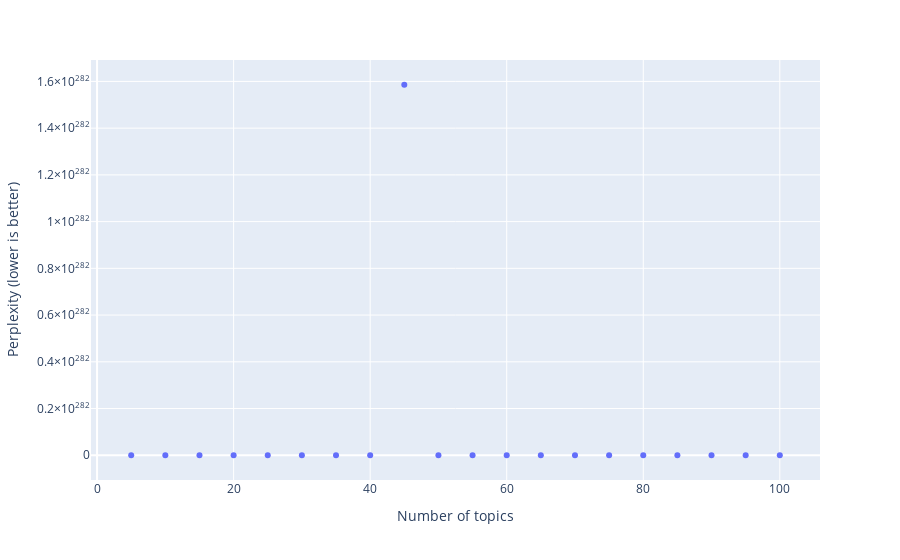
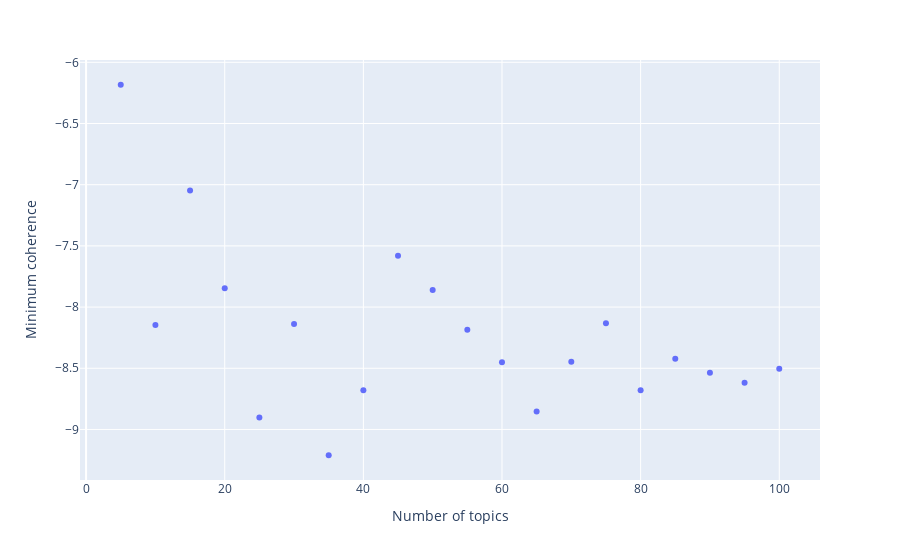
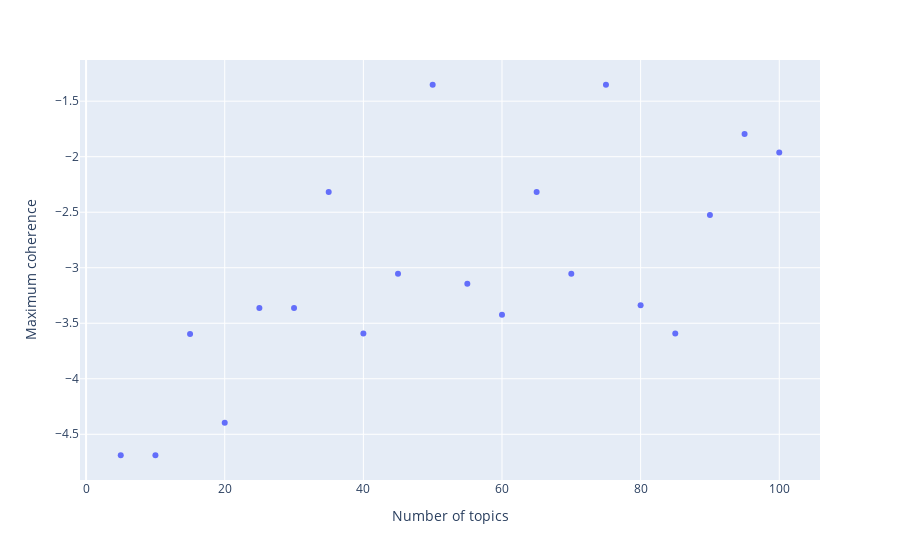
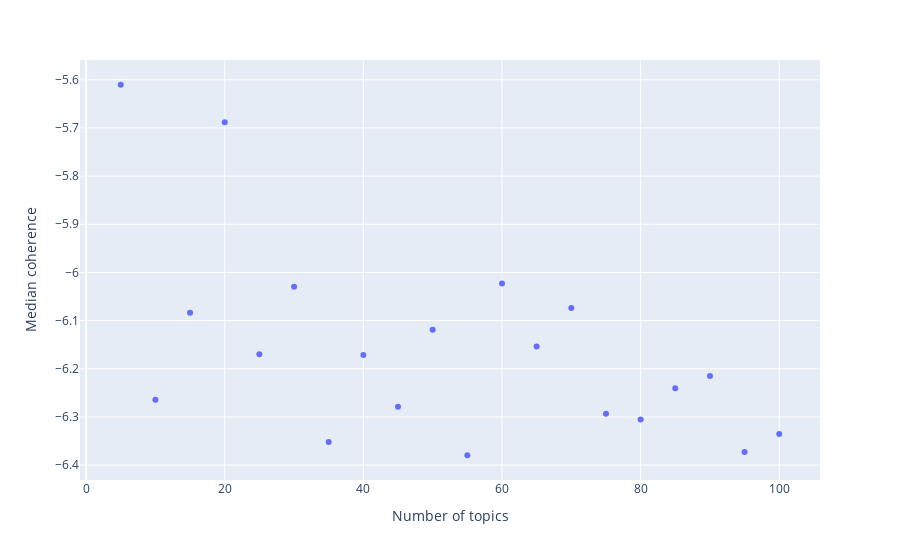

Notebook cell for these charts, in order:
### Code cell
fig = px.scatter(x=numbers_of_topic, y=perplexity_results, log_y=False, labels={"y": "Perplexity (lower is better)", "x": "Number of topics"})
fig.show()

fig = px.scatter(x=numbers_of_topic, y=min_coherences, log_y=False, labels={"y": "Minimum coherence", "x": "Number of topics"})
fig.show()

fig = px.scatter(x=numbers_of_topic, y=max_coherences, log_y=False, labels={"y": "Maximum coherence", "x": "Number of topics"})
fig.show()

fig = px.scatter(x=numbers_of_topic, y=median_coherences, log_y=False, labels={"y": "Median coherence", "x": "Number of topics"})
fig.show()

### Figure 1 — Plotly figure (JSON) as saved in the notebook; plotly's stock layout.template omitted (floating-point values rounded to 4 significant figures)
{"data": [{"hovertemplate": "Number of topics=%{x}<br>Perplexity (lower is better)=%{y}<extra></extra>", "legendgroup": "", "marker": {"color": "#636efa", "symbol": "circle"}, "mode": "markers", "name": "", "orientation": "v", "showlegend": false, "type": "scatter", "x": [5, 10, 15, 20, 25, 30, 35, 40, 45, 50, 55, 60, 65, 70, 75, 80, 85, 90, 95, 100], "xaxis": "x", "y": [247.8, 3587000000.0, 7.77e+104, 0.009933, 1.218e+224, 6.06e+56, 3.957e-38, 7.397e+34, 1.586e+282, 0.05143, 569.1, 3.326e+159, 4.605e+31, 2.776e-14, 3.265e+188, 4.528e+110, 238063253169232480, 1.095e-32, 6.029e+69, 3.878e-11], "yaxis": "y"}], "layout": {"autosize": true, "legend": {"tracegroupgap": 0}, "margin": {"t": 60}, "xaxis": {"anchor": "y", "autorange": true, "domain": [0, 1], "range": [-0.6103, 105.6], "title": {"text": "Number of topics"}, "type": "linear"}, "yaxis": {"anchor": "x", "autorange": true, "domain": [0, 1], "range": [-1.228e+281, 1.709e+282], "title": {"text": "Perplexity (lower is better)"}, "type": "linear"}}}

### Figure 2 — Plotly figure (JSON) as saved in the notebook; plotly's stock layout.template omitted (floating-point values rounded to 4 significant figures)
{"data": [{"hovertemplate": "Number of topics=%{x}<br>Minimum coherence=%{y}<extra></extra>", "legendgroup": "", "marker": {"color": "#636efa", "symbol": "circle"}, "mode": "markers", "name": "", "orientation": "v", "showlegend": false, "type": "scatter", "x": [5, 10, 15, 20, 25, 30, 35, 40, 45, 50, 55, 60, 65, 70, 75, 80, 85, 90, 95, 100], "xaxis": "x", "y": [-6.183, -8.146, -7.048, -7.846, -8.902, -8.137, -9.211, -8.679, -7.581, -7.86, -8.186, -8.45, -8.853, -8.446, -8.132, -8.679, -8.423, -8.538, -8.619, -8.504], "yaxis": "y"}], "layout": {"autosize": true, "legend": {"tracegroupgap": 0}, "margin": {"t": 60}, "xaxis": {"anchor": "y", "autorange": true, "domain": [0, 1], "range": [-0.6056, 105.6], "title": {"text": "Number of topics"}, "type": "linear"}, "yaxis": {"anchor": "x", "autorange": true, "domain": [0, 1], "range": [-9.445, -5.949], "title": {"text": "Minimum coherence"}, "type": "linear"}}}

### Figure 3 — Plotly figure (JSON) as saved in the notebook; plotly's stock layout.template omitted (floating-point values rounded to 4 significant figures)
{"data": [{"hovertemplate": "Number of topics=%{x}<br>Maximum coherence=%{y}<extra></extra>", "legendgroup": "", "marker": {"color": "#636efa", "symbol": "circle"}, "mode": "markers", "name": "", "orientation": "v", "showlegend": false, "type": "scatter", "x": [5, 10, 15, 20, 25, 30, 35, 40, 45, 50, 55, 60, 65, 70, 75, 80, 85, 90, 95, 100], "xaxis": "x", "y": [-4.689, -4.689, -3.598, -4.396, -3.362, -3.362, -2.319, -3.591, -3.055, -1.352, -3.144, -3.424, -2.319, -3.055, -1.352, -3.338, -3.591, -2.526, -1.795, -1.962], "yaxis": "y"}], "layout": {"autosize": true, "legend": {"tracegroupgap": 0}, "margin": {"t": 60}, "xaxis": {"anchor": "y", "autorange": true, "domain": [0, 1], "range": [-0.6056, 105.6], "title": {"text": "Number of topics"}, "type": "linear"}, "yaxis": {"anchor": "x", "autorange": true, "domain": [0, 1], "range": [-4.947, -1.094], "title": {"text": "Maximum coherence"}, "type": "linear"}}}

### Figure 4 — Plotly figure (JSON) as saved in the notebook; plotly's stock layout.template omitted (floating-point values rounded to 4 significant figures)
{"data": [{"hovertemplate": "Number of topics=%{x}<br>Median coherence=%{y}<extra></extra>", "legendgroup": "", "marker": {"color": "#636efa", "symbol": "circle"}, "mode": "markers", "name": "", "orientation": "v", "showlegend": false, "type": "scatter", "x": [5, 10, 15, 20, 25, 30, 35, 40, 45, 50, 55, 60, 65, 70, 75, 80, 85, 90, 95, 100], "xaxis": "x", "y": [-5.61, -6.264, -6.083, -5.688, -6.17, -6.03, -6.352, -6.171, -6.279, -6.119, -6.379, -6.023, -6.154, -6.074, -6.293, -6.305, -6.24, -6.215, -6.373, -6.335], "yaxis": "y"}], "layout": {"autosize": true, "legend": {"tracegroupgap": 0}, "margin": {"t": 60}, "xaxis": {"anchor": "y", "autorange": true, "domain": [0, 1], "range": [-0.6056, 105.6], "title": {"text": "Number of topics"}, "type": "linear"}, "yaxis": {"anchor": "x", "autorange": true, "domain": [0, 1], "range": [-6.439, -5.551], "title": {"text": "Median coherence"}, "type": "linear"}}}
